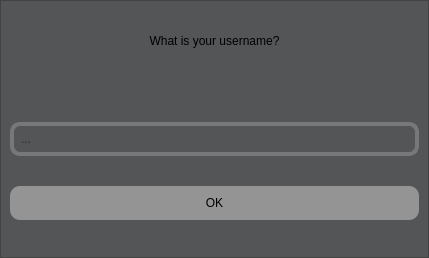
<?xml version="1.0" encoding="UTF-8"?>
<ui version="4.0">
 <class>UsernameDialog</class>
 <widget class="QDialog" name="UsernameDialog">
  <property name="geometry">
   <rect>
    <x>0</x>
    <y>0</y>
    <width>429</width>
    <height>258</height>
   </rect>
  </property>
  <property name="windowTitle">
   <string>Dialog</string>
  </property>
  <property name="styleSheet">
   <string notr="true">background-color: rgb(84, 85, 86);</string>
  </property>
  <layout class="QVBoxLayout" name="verticalLayout">
   <property name="leftMargin">
    <number>0</number>
   </property>
   <property name="topMargin">
    <number>0</number>
   </property>
   <property name="rightMargin">
    <number>0</number>
   </property>
   <property name="bottomMargin">
    <number>0</number>
   </property>
   <item>
    <widget class="QFrame" name="frame">
     <property name="styleSheet">
      <string notr="true"/>
     </property>
     <property name="frameShape">
      <enum>QFrame::StyledPanel</enum>
     </property>
     <property name="frameShadow">
      <enum>QFrame::Sunken</enum>
     </property>
     <property name="lineWidth">
      <number>1</number>
     </property>
     <property name="midLineWidth">
      <number>0</number>
     </property>
     <layout class="QVBoxLayout" name="verticalLayout_2">
      <property name="leftMargin">
       <number>0</number>
      </property>
      <property name="topMargin">
       <number>0</number>
      </property>
      <property name="rightMargin">
       <number>0</number>
      </property>
      <property name="bottomMargin">
       <number>0</number>
      </property>
      <item>
       <widget class="DraggableWidget" name="widget" native="true">
        <layout class="QVBoxLayout" name="verticalLayout_3">
         <item>
          <widget class="QLabel" name="lTitle">
           <property name="enabled">
            <bool>true</bool>
           </property>
           <property name="sizePolicy">
            <sizepolicy hsizetype="Minimum" vsizetype="Fixed">
             <horstretch>0</horstretch>
             <verstretch>0</verstretch>
            </sizepolicy>
           </property>
           <property name="sizeIncrement">
            <size>
             <width>0</width>
             <height>0</height>
            </size>
           </property>
           <property name="styleSheet">
            <string notr="true">font: 22pt &quot;Segoe Script&quot;;</string>
           </property>
           <property name="text">
            <string>What is your username?</string>
           </property>
           <property name="scaledContents">
            <bool>false</bool>
           </property>
           <property name="alignment">
            <set>Qt::AlignCenter</set>
           </property>
           <property name="textInteractionFlags">
            <set>Qt::NoTextInteraction</set>
           </property>
          </widget>
         </item>
         <item>
          <widget class="QLabel" name="lErrMsg">
           <property name="sizePolicy">
            <sizepolicy hsizetype="Preferred" vsizetype="Maximum">
             <horstretch>0</horstretch>
             <verstretch>0</verstretch>
            </sizepolicy>
           </property>
           <property name="styleSheet">
            <string notr="true">font: 9pt &quot;Segoe Script&quot;;
color: rgb(255, 0, 0);</string>
           </property>
           <property name="text">
            <string/>
           </property>
           <property name="alignment">
            <set>Qt::AlignCenter</set>
           </property>
           <property name="margin">
            <number>0</number>
           </property>
          </widget>
         </item>
         <item>
          <widget class="QLineEdit" name="leUsername">
           <property name="minimumSize">
            <size>
             <width>0</width>
             <height>0</height>
            </size>
           </property>
           <property name="maximumSize">
            <size>
             <width>16777215</width>
             <height>16777215</height>
            </size>
           </property>
           <property name="styleSheet">
            <string notr="true">font: 16pt &quot;Segoe Script&quot;;
border: 4px solid;
border-radius: 10px;
padding: 5px;
border-color: rgb(120, 120, 120);</string>
           </property>
           <property name="maxLength">
            <number>23</number>
           </property>
           <property name="frame">
            <bool>false</bool>
           </property>
           <property name="alignment">
            <set>Qt::AlignJustify|Qt::AlignVCenter</set>
           </property>
           <property name="placeholderText">
            <string>...</string>
           </property>
           <property name="clearButtonEnabled">
            <bool>true</bool>
           </property>
          </widget>
         </item>
         <item>
          <widget class="QPushButton" name="btnOK">
           <property name="sizePolicy">
            <sizepolicy hsizetype="Minimum" vsizetype="Maximum">
             <horstretch>0</horstretch>
             <verstretch>0</verstretch>
            </sizepolicy>
           </property>
           <property name="sizeIncrement">
            <size>
             <width>0</width>
             <height>0</height>
            </size>
           </property>
           <property name="cursor">
            <cursorShape>PointingHandCursor</cursorShape>
           </property>
           <property name="mouseTracking">
            <bool>false</bool>
           </property>
           <property name="styleSheet">
            <string notr="true">#btnOK {
	font: 16pt &quot;Segoe Script&quot;;
	background-color: rgb(148, 148, 148);
	padding: 10px;
	border-radius: 10px;
}
#btnOK:pressed {
	background-color: rgb(120, 120, 120);
}</string>
           </property>
           <property name="text">
            <string>OK</string>
           </property>
           <property name="iconSize">
            <size>
             <width>16</width>
             <height>16</height>
            </size>
           </property>
          </widget>
         </item>
        </layout>
       </widget>
      </item>
     </layout>
    </widget>
   </item>
  </layout>
 </widget>
 <customwidgets>
  <customwidget>
   <class>DraggableWidget</class>
   <extends>QWidget</extends>
   <header>draggablewidget.h</header>
   <container>1</container>
  </customwidget>
 </customwidgets>
 <resources/>
 <connections/>
</ui>
